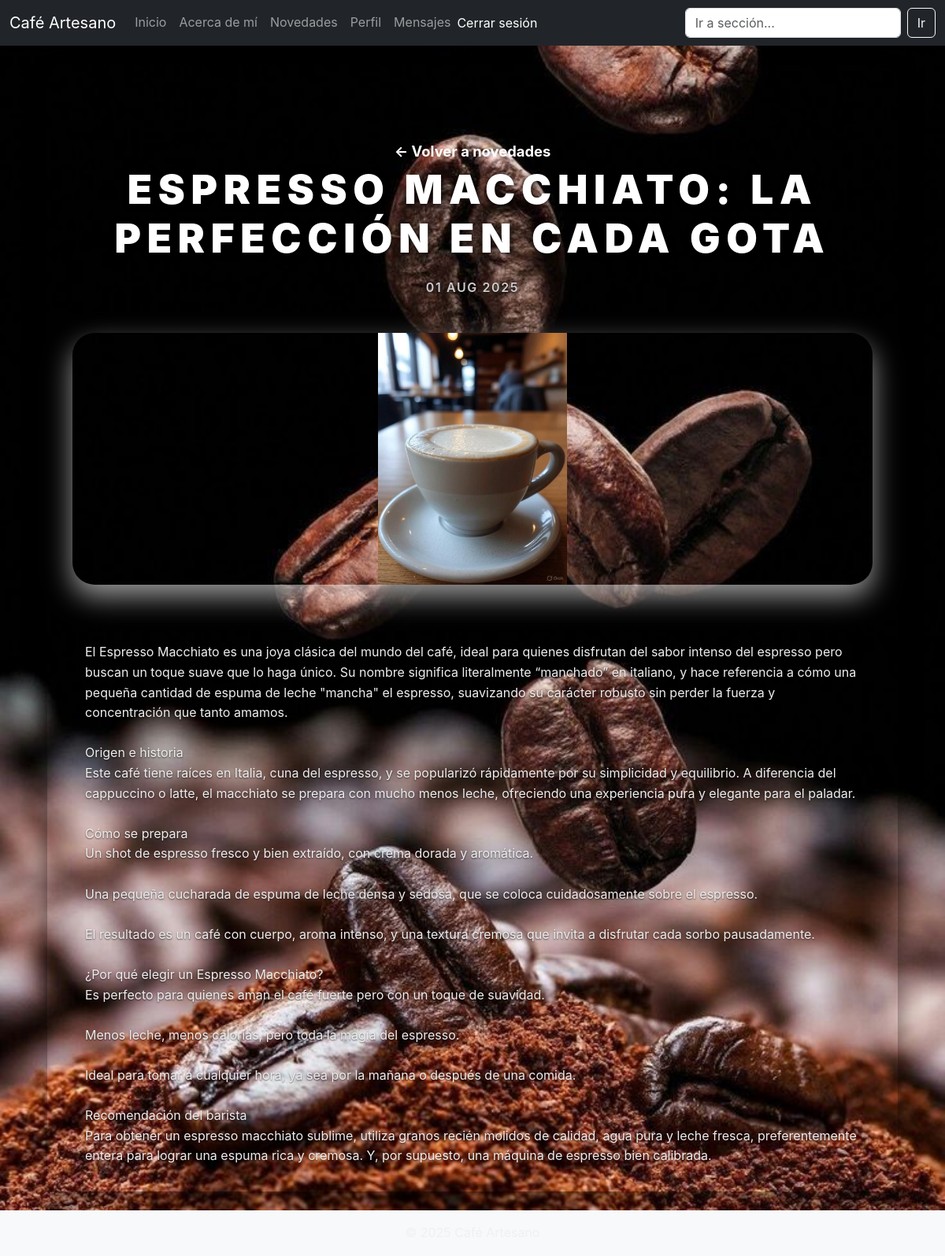
Screenshot of /novedades/pages/2/ (signed in) with the database file from the repository.
### novedades/models.py (models this page shows, shortened)
class Post(models.Model):
    titulo = models.CharField("Título", max_length=200)
    contenido = models.TextField("Contenido")
    imagen = models.ImageField("Imagen", upload_to='posts/', blank=True, null=True)
    fecha = models.DateTimeField("Fecha de publicación", default=timezone.now)

### novedades/views.py (the view)
# urls.py: path('pages/<int:pk>/', PostDetailView.as_view(), name='detail'),  # Detalle post '/pages/<id>/'
class PostDetailView(DetailView):
    model = Post
    template_name = 'novedades/post_detail.html'

### novedades/templates/novedades/post_detail.html (shortened to what this page needs)
{% extends 'base.html' %}
{% load static %}
{% block content %}
  <div class="detail-container">
    <a href="{% url 'novedades:list' %}" class="back-link">← Volver a novedades</a>
    <article class="detail-post">
      <h1 class="detail-title">{{ post.titulo }}</h1>
      <p class="detail-date">{{ post.fecha|date:"d M Y" }}</p>
      {% if post.imagen %}
        <img src="{{ post.imagen.url }}" alt="{{ post.titulo }}" class="detail-image">
      {% endif %}
      <div class="detail-content">
        {{ post.contenido|linebreaksbr }}
      </div>
    </article>
  </div>
{% endblock %}

### novedades/static/novedades/css/blog.css (style rules this page uses)
* { box-sizing: border-box; }
body { background-image: url('../img/fondo-cafe.jpg'); background-size: cover; background-position: center; background-repeat: no-repeat; background-attachment: fixed; font-family: 'Inter', 'Segoe UI', Tahoma, Geneva, Verdana, sans-serif; margin: 0; padding: 0; color: #f0f0f0; -webkit-font-smoothing: antialiased; -moz-osx-font-smoothing: grayscale; line-height: 1.6; min-height: 100vh; position: relative; }
.detail-title { font-weight: 900; font-size: 3.2rem; color: #fff; text-align: center; margin-bottom: 1.2rem; text-transform: uppercase; letter-spacing: 0.15em; user-select: none; text-shadow: 1px 1px 8px rgba(0, 0, 0, 0.85); }
.detail-date { font-weight: 600; font-size: 1rem; color: #ccc; margin-bottom: 2.8rem; text-align: center; text-transform: uppercase; letter-spacing: 0.1em; user-select: none; text-shadow: 0 1px 2px rgba(0, 0, 0, 0.7); }
.detail-image { width: 100%; max-height: 320px; border-radius: 28px; object-fit: contain; margin-bottom: 3rem; box-shadow: 0 15px 35px rgba(255, 255, 255, 0.6); transition: box-shadow 0.3s ease; user-select: none; }
.detail-content { padding: 0 1rem; white-space: pre-line; color: #eee; user-select: text; text-shadow: 0 1px 2px rgba(0, 0, 0, 0.6); }
.back-link { display: block; margin: 4rem auto 0; width: fit-content; font-weight: 700; font-size: 1.15rem; color: #fff; text-decoration: none; border-bottom: 3px solid transparent; transition: color 0.3s ease, border-color 0.3s ease; user-select: none; }
html { scroll-behavior: smooth; }

### rows the page displays
Post: titulo "ESPRESSO MACCHIATO: LA PERFECCIÓN EN CADA GOTA", fecha "01 AUG 2025", imagen (picture), contenido "El Espresso Macchiato es una joya clásica del mundo del café, ideal para quienes disfrutan del sabor intenso del espresso pero buscan un toque suave que lo haga único. Su nombre significa literalmente “manchado” en italiano, y hace referencia a cómo una pequeña cantidad de espuma de leche \"mancha\" el espresso, suavizando su carácter robusto sin perder la fuerza y concentración que tanto amamos. Origen e historia Este café tiene raíces en Italia, cuna del espresso, y se popularizó rápidamente por su simplicidad y equilibrio. A diferencia del cappuccino o latte, el macchiato se prepara con mucho menos leche, ofreciendo una experiencia pura y elegante para el paladar. Cómo se prepara Un shot…"
